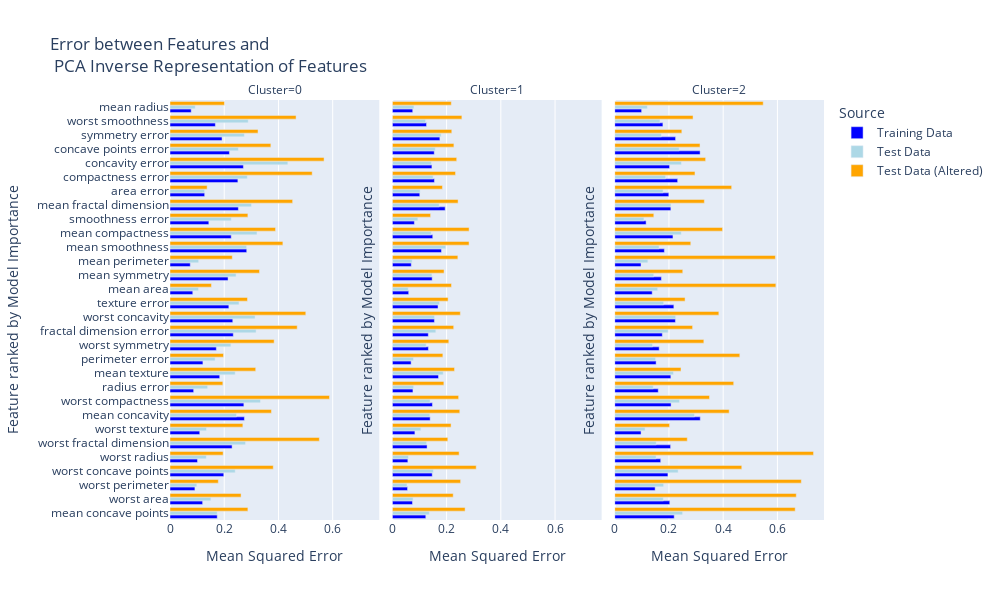

This figure's notebook cell:
### Code cell
def mae_all(arr1, arr2, names=X_test.columns):
    s = []
    p = []
    for i in np.arange(arr1.shape[1]):
        st = mean_absolute_error(arr1[:, i], arr2[:, i])
        pval = np.nan
        s.append(st)
        p.append(pval)
    return pd.DataFrame({'stat': s, 'pval': p}, index=names)

results_list = []
for c in np.unique(train_clusters):    

    train_anova_df = mae_all(X_train_scaled[train_clusters==c,:], train_comps_inv[train_clusters==c,:], names=X_test.columns)
    train_anova_df.loc[:, 'Source'] = 'Training Data'
    test_anova_df = mae_all(X_test_scaled[test_clusters==c,:], test_comps_inv[test_clusters==c,:],names=X_test.columns)
    test_anova_df.loc[:, 'Source'] = 'Test Data'
    test_altered_anova_df = mae_all(X_test_altered_imputed_scaled[test_clusters==c,:],
                                            test_altered_comps_inv[test_clusters==c,:],names=X_test.columns) 
    test_altered_anova_df.loc[:, 'Source'] = 'Test Data (Altered)'
    combined_anova_df = pd.concat([train_anova_df, test_anova_df, test_altered_anova_df], axis=0)
    combined_anova_df.loc[:, "Cluster"] = c
    results_list.append(combined_anova_df)
    
to_plot = pd.concat(results_list, axis=0)
to_plot.index.name = "Feature"



var_explained = decomp_model.explained_variance_ratio_.sum()
print(F"Percentage of Variance Explained by PCA {np.round(var_explained,3) *100 }%")

fig = px.bar(to_plot.reset_index(), y='Feature', x='stat', color='Source', facet_col='Cluster', barmode="group",
            width=1000, height=600, 
             title='Error between Features and <br> PCA Inverse Representation of Features', color_discrete_map=source_dict)
fig.update_layout(yaxis={'categoryorder':'array', 'categoryarray':importance.index[::-1], })

fig.update_xaxes(title_text='Mean Squared Error')
fig.update_yaxes(title_text='Feature ranked by Model Importance')
fig.show()

### Figure 1 — Plotly figure (JSON) as saved in the notebook; plotly's stock layout.template omitted (floating-point values rounded to 4 significant figures)
{"data": [{"alignmentgroup": "True", "hovertemplate": "Source=Training Data<br>Cluster=0<br>stat=%{x}<br>Feature=%{y}<extra></extra>", "legendgroup": "Training Data", "marker": {"color": "blue", "pattern": {"shape": ""}}, "name": "Training Data", "offsetgroup": "Training Data", "orientation": "h", "showlegend": true, "textposition": "auto", "type": "bar", "x": [0.07817, 0.1834, 0.07472, 0.08397, 0.283, 0.2258, 0.2744, 0.1741, 0.2141, 0.2521, 0.08725, 0.217, 0.1214, 0.1278, 0.1432, 0.2503, 0.2708, 0.2191, 0.1919, 0.2334, 0.1015, 0.1097, 0.09189, 0.1203, 0.1673, 0.2724, 0.2315, 0.1983, 0.1709, 0.229], "xaxis": "x", "y": ["mean radius", "mean texture", "mean perimeter", "mean area", "mean smoothness", "mean compactness", "mean concavity", "mean concave points", "mean symmetry", "mean fractal dimension", "radius error", "texture error", "perimeter error", "area error", "smoothness error", "compactness error", "concavity error", "concave points error", "symmetry error", "fractal dimension error", "worst radius", "worst texture", "worst perimeter", "worst area", "worst smoothness", "worst compactness", "worst concavity", "worst concave points", "worst symmetry", "worst fractal dimension"], "yaxis": "y"}, {"alignmentgroup": "True", "hovertemplate": "Source=Training Data<br>Cluster=1<br>stat=%{x}<br>Feature=%{y}<extra></extra>", "legendgroup": "Training Data", "marker": {"color": "blue", "pattern": {"shape": ""}}, "name": "Training Data", "offsetgroup": "Training Data", "orientation": "h", "showlegend": false, "textposition": "auto", "type": "bar", "x": [0.07513, 0.1702, 0.06975, 0.06024, 0.1811, 0.149, 0.1394, 0.1233, 0.1468, 0.1947, 0.0759, 0.1685, 0.06913, 0.1012, 0.08119, 0.1551, 0.1458, 0.1545, 0.1752, 0.1326, 0.05714, 0.08311, 0.05596, 0.07428, 0.126, 0.1478, 0.1551, 0.1471, 0.1329, 0.128], "xaxis": "x2", "y": ["mean radius", "mean texture", "mean perimeter", "mean area", "mean smoothness", "mean compactness", "mean concavity", "mean concave points", "mean symmetry", "mean fractal dimension", "radius error", "texture error", "perimeter error", "area error", "smoothness error", "compactness error", "concavity error", "concave points error", "symmetry error", "fractal dimension error", "worst radius", "worst texture", "worst perimeter", "worst area", "worst smoothness", "worst compactness", "worst concavity", "worst concave points", "worst symmetry", "worst fractal dimension"], "yaxis": "y2"}, {"alignmentgroup": "True", "hovertemplate": "Source=Training Data<br>Cluster=2<br>stat=%{x}<br>Feature=%{y}<extra></extra>", "legendgroup": "Training Data", "marker": {"color": "blue", "pattern": {"shape": ""}}, "name": "Training Data", "offsetgroup": "Training Data", "orientation": "h", "showlegend": false, "textposition": "auto", "type": "bar", "x": [0.09924, 0.2069, 0.09697, 0.1382, 0.1832, 0.2148, 0.3154, 0.2194, 0.1721, 0.207, 0.1605, 0.218, 0.1526, 0.1995, 0.1158, 0.2321, 0.2023, 0.3149, 0.2244, 0.1756, 0.1696, 0.09711, 0.149, 0.203, 0.1777, 0.2078, 0.2238, 0.1962, 0.1639, 0.206], "xaxis": "x3", "y": ["mean radius", "mean texture", "mean perimeter", "mean area", "mean smoothness", "mean compactness", "mean concavity", "mean concave points", "mean symmetry", "mean fractal dimension", "radius error", "texture error", "perimeter error", "area error", "smoothness error", "compactness error", "concavity error", "concave points error", "symmetry error", "fractal dimension error", "worst radius", "worst texture", "worst perimeter", "worst area", "worst smoothness", "worst compactness", "worst concavity", "worst concave points", "worst symmetry", "worst fractal dimension"], "yaxis": "y3"}, {"alignmentgroup": "True", "hovertemplate": "Source=Test Data<br>Cluster=0<br>stat=%{x}<br>Feature=%{y}<extra></extra>", "legendgroup": "Test Data", "marker": {"color": "lightblue", "pattern": {"shape": ""}}, "name": "Test Data", "offsetgroup": "Test Data", "orientation": "h", "showlegend": true, "textposition": "auto", "type": "bar", "x": [0.09303, 0.2405, 0.1057, 0.1053, 0.2827, 0.3208, 0.2453, 0.1741, 0.2437, 0.3006, 0.1389, 0.2544, 0.1664, 0.1277, 0.226, 0.2852, 0.4346, 0.2522, 0.2743, 0.3175, 0.134, 0.1347, 0.09899, 0.1508, 0.2884, 0.3337, 0.3137, 0.2406, 0.2246, 0.2786], "xaxis": "x", "y": ["mean radius", "mean texture", "mean perimeter", "mean area", "mean smoothness", "mean compactness", "mean concavity", "mean concave points", "mean symmetry", "mean fractal dimension", "radius error", "texture error", "perimeter error", "area error", "smoothness error", "compactness error", "concavity error", "concave points error", "symmetry error", "fractal dimension error", "worst radius", "worst texture", "worst perimeter", "worst area", "worst smoothness", "worst compactness", "worst concavity", "worst concave points", "worst symmetry", "worst fractal dimension"], "yaxis": "y"}, {"alignmentgroup": "True", "hovertemplate": "Source=Test Data<br>Cluster=1<br>stat=%{x}<br>Feature=%{y}<extra></extra>", "legendgroup": "Test Data", "marker": {"color": "lightblue", "pattern": {"shape": ""}}, "name": "Test Data", "offsetgroup": "Test Data", "orientation": "h", "showlegend": false, "textposition": "auto", "type": "bar", "x": [0.07956, 0.1876, 0.07302, 0.0584, 0.197, 0.1429, 0.1383, 0.1361, 0.146, 0.1727, 0.07853, 0.1737, 0.07786, 0.1024, 0.09399, 0.1502, 0.1441, 0.1585, 0.1798, 0.1603, 0.05951, 0.1051, 0.05391, 0.0764, 0.1225, 0.1393, 0.1555, 0.1512, 0.1247, 0.1264], "xaxis": "x2", "y": ["mean radius", "mean texture", "mean perimeter", "mean area", "mean smoothness", "mean compactness", "mean concavity", "mean concave points", "mean symmetry", "mean fractal dimension", "radius error", "texture error", "perimeter error", "area error", "smoothness error", "compactness error", "concavity error", "concave points error", "symmetry error", "fractal dimension error", "worst radius", "worst texture", "worst perimeter", "worst area", "worst smoothness", "worst compactness", "worst concavity", "worst concave points", "worst symmetry", "worst fractal dimension"], "yaxis": "y2"}, {"alignmentgroup": "True", "hovertemplate": "Source=Test Data<br>Cluster=2<br>stat=%{x}<br>Feature=%{y}<extra></extra>", "legendgroup": "Test Data", "marker": {"color": "lightblue", "pattern": {"shape": ""}}, "name": "Test Data", "offsetgroup": "Test Data", "orientation": "h", "showlegend": false, "textposition": "auto", "type": "bar", "x": [0.1203, 0.2168, 0.1223, 0.1584, 0.1635, 0.2455, 0.2943, 0.2505, 0.1439, 0.2076, 0.1421, 0.1805, 0.1508, 0.1783, 0.1078, 0.1876, 0.2463, 0.2377, 0.1721, 0.1969, 0.1524, 0.1119, 0.1804, 0.1792, 0.1668, 0.239, 0.2248, 0.2339, 0.1396, 0.1531], "xaxis": "x3", "y": ["mean radius", "mean texture", "mean perimeter", "mean area", "mean smoothness", "mean compactness", "mean concavity", "mean concave points", "mean symmetry", "mean fractal dimension", "radius error", "texture error", "perimeter error", "area error", "smoothness error", "compactness error", "concavity error", "concave points error", "symmetry error", "fractal dimension error", "worst radius", "worst texture", "worst perimeter", "worst area", "worst smoothness", "worst compactness", "worst concavity", "worst concave points", "worst symmetry", "worst fractal dimension"], "yaxis": "y3"}, {"alignmentgroup": "True", "hovertemplate": "Source=Test Data (Altered)<br>Cluster=0<br>stat=%{x}<br>Feature=%{y}<extra></extra>", "legendgroup": "Test Data (Altered)", "marker": {"color": "orange", "pattern": {"shape": ""}}, "name": "Test Data (Altered)", "offsetgroup": "Test Data (Altered)", "orientation": "h", "showlegend": true, "textposition": "auto", "type": "bar", "x": [0.2008, 0.316, 0.2296, 0.1529, 0.4163, 0.3892, 0.3741, 0.2872, 0.33, 0.4523, 0.1949, 0.2856, 0.1973, 0.1369, 0.2872, 0.5244, 0.5682, 0.3719, 0.3246, 0.4691, 0.196, 0.2687, 0.1781, 0.2621, 0.4649, 0.5882, 0.5007, 0.3808, 0.3841, 0.5508], "xaxis": "x", "y": ["mean radius", "mean texture", "mean perimeter", "mean area", "mean smoothness", "mean compactness", "mean concavity", "mean concave points", "mean symmetry", "mean fractal dimension", "radius error", "texture error", "perimeter error", "area error", "smoothness error", "compactness error", "concavity error", "concave points error", "symmetry error", "fractal dimension error", "worst radius", "worst texture", "worst perimeter", "worst area", "worst smoothness", "worst compactness", "worst concavity", "worst concave points", "worst symmetry", "worst fractal dimension"], "yaxis": "y"}, {"alignmentgroup": "True", "hovertemplate": "Source=Test Data (Altered)<br>Cluster=1<br>stat=%{x}<br>Feature=%{y}<extra></extra>", "legendgroup": "Test Data (Altered)", "marker": {"color": "orange", "pattern": {"shape": ""}}, "name": "Test Data (Altered)", "offsetgroup": "Test Data (Altered)", "orientation": "h", "showlegend": false, "textposition": "auto", "type": "bar", "x": [0.2174, 0.2293, 0.2415, 0.218, 0.2828, 0.283, 0.2486, 0.2683, 0.1907, 0.2423, 0.1899, 0.2056, 0.1862, 0.1847, 0.141, 0.2329, 0.2373, 0.2269, 0.2192, 0.2262, 0.2463, 0.2166, 0.2516, 0.2244, 0.2564, 0.2444, 0.2507, 0.3092, 0.2082, 0.2045], "xaxis": "x2", "y": ["mean radius", "mean texture", "mean perimeter", "mean area", "mean smoothness", "mean compactness", "mean concavity", "mean concave points", "mean symmetry", "mean fractal dimension", "radius error", "texture error", "perimeter error", "area error", "smoothness error", "compactness error", "concavity error", "concave points error", "symmetry error", "fractal dimension error", "worst radius", "worst texture", "worst perimeter", "worst area", "worst smoothness", "worst compactness", "worst concavity", "worst concave points", "worst symmetry", "worst fractal dimension"], "yaxis": "y2"}, {"alignmentgroup": "True", "hovertemplate": "Source=Test Data (Altered)<br>Cluster=2<br>stat=%{x}<br>Feature=%{y}<extra></extra>", "legendgroup": "Test Data (Altered)", "marker": {"color": "orange", "pattern": {"shape": ""}}, "name": "Test Data (Altered)", "offsetgroup": "Test Data (Altered)", "orientation": "h", "showlegend": false, "textposition": "auto", "type": "bar", "x": [0.5477, 0.2444, 0.5925, 0.5942, 0.2805, 0.3976, 0.422, 0.6655, 0.2509, 0.3306, 0.4387, 0.2594, 0.4613, 0.4313, 0.1442, 0.296, 0.3352, 0.3146, 0.2475, 0.2872, 0.7332, 0.2023, 0.6881, 0.6695, 0.2888, 0.3496, 0.384, 0.4685, 0.3287, 0.2675], "xaxis": "x3", "y": ["mean radius", "mean texture", "mean perimeter", "mean area", "mean smoothness", "mean compactness", "mean concavity", "mean concave points", "mean symmetry", "mean fractal dimension", "radius error", "texture error", "perimeter error", "area error", "smoothness error", "compactness error", "concavity error", "concave points error", "symmetry error", "fractal dimension error", "worst radius", "worst texture", "worst perimeter", "worst area", "worst smoothness", "worst compactness", "worst concavity", "worst concave points", "worst symmetry", "worst fractal dimension"], "yaxis": "y3"}], "layout": {"annotations": [{"font": {}, "showarrow": false, "text": "Cluster=0", "x": 0.16, "xanchor": "center", "xref": "paper", "y": 1, "yanchor": "bottom", "yref": "paper"}, {"font": {}, "showarrow": false, "text": "Cluster=1", "x": 0.5, "xanchor": "center", "xref": "paper", "y": 1, "yanchor": "bottom", "yref": "paper"}, {"font": {}, "showarrow": false, "text": "Cluster=2", "x": 0.84, "xanchor": "center", "xref": "paper", "y": 1, "yanchor": "bottom", "yref": "paper"}], "barmode": "group", "height": 600, "legend": {"title": {"text": "Source"}, "tracegroupgap": 0}, "title": {"text": "Error between Features and <br> PCA Inverse Representation of Features"}, "width": 1000, "xaxis": {"anchor": "y", "autorange": true, "domain": [0, 0.32], "range": [0, 0.7718], "title": {"text": "Mean Squared Error"}, "type": "linear"}, "xaxis2": {"anchor": "y2", "autorange": true, "domain": [0.34, 0.66], "matches": "x", "range": [0, 0.7718], "title": {"text": "Mean Squared Error"}, "type": "linear"}, "xaxis3": {"anchor": "y3", "autorange": true, "domain": [0.68, 1.0], "matches": "x", "range": [0, 0.7718], "title": {"text": "Mean Squared Error"}, "type": "linear"}, "yaxis": {"anchor": "x", "autorange": true, "categoryarray": ["mean concave points", "worst area", "worst perimeter", "worst concave points", "worst radius", "worst fractal dimension", "worst texture", "mean concavity", "worst compactness", "radius error", "mean texture", "perimeter error", "worst symmetry", "fractal dimension error", "worst concavity", "texture error", "mean area", "mean symmetry", "mean perimeter", "mean smoothness", "mean compactness", "smoothness error", "mean fractal dimension", "area error", "compactness error", "concavity error", "concave points error", "symmetry error", "worst smoothness", "mean radius"], "categoryorder": "array", "domain": [0, 1], "range": [-0.5, 29.5], "title": {"text": "Feature ranked by Model Importance"}, "type": "category"}, "yaxis2": {"anchor": "x2", "autorange": true, "domain": [0, 1], "matches": "y", "range": [-0.5, 29.5], "showticklabels": false, "title": {"text": "Feature ranked by Model Importance"}, "type": "category"}, "yaxis3": {"anchor": "x3", "autorange": true, "domain": [0, 1], "matches": "y", "range": [-0.5, 29.5], "showticklabels": false, "title": {"text": "Feature ranked by Model Importance"}, "type": "category"}}}
